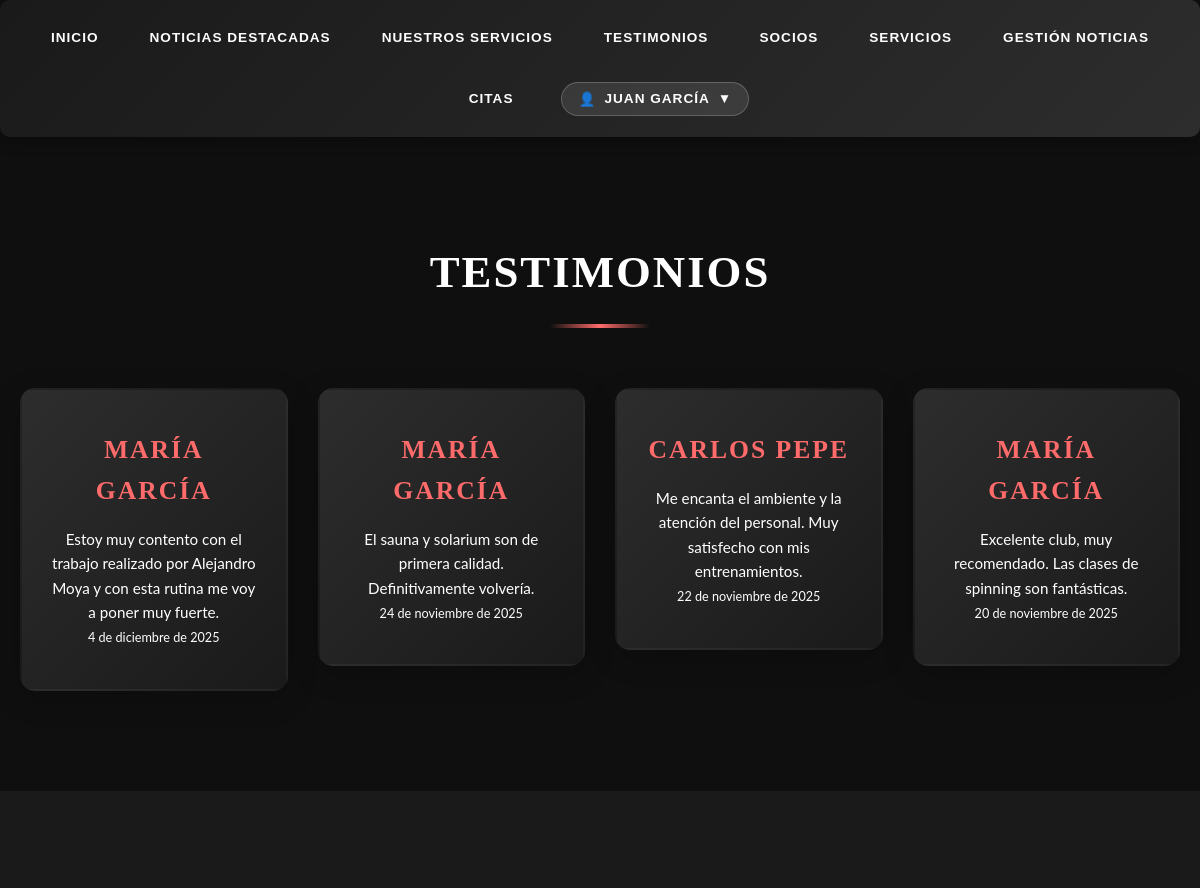
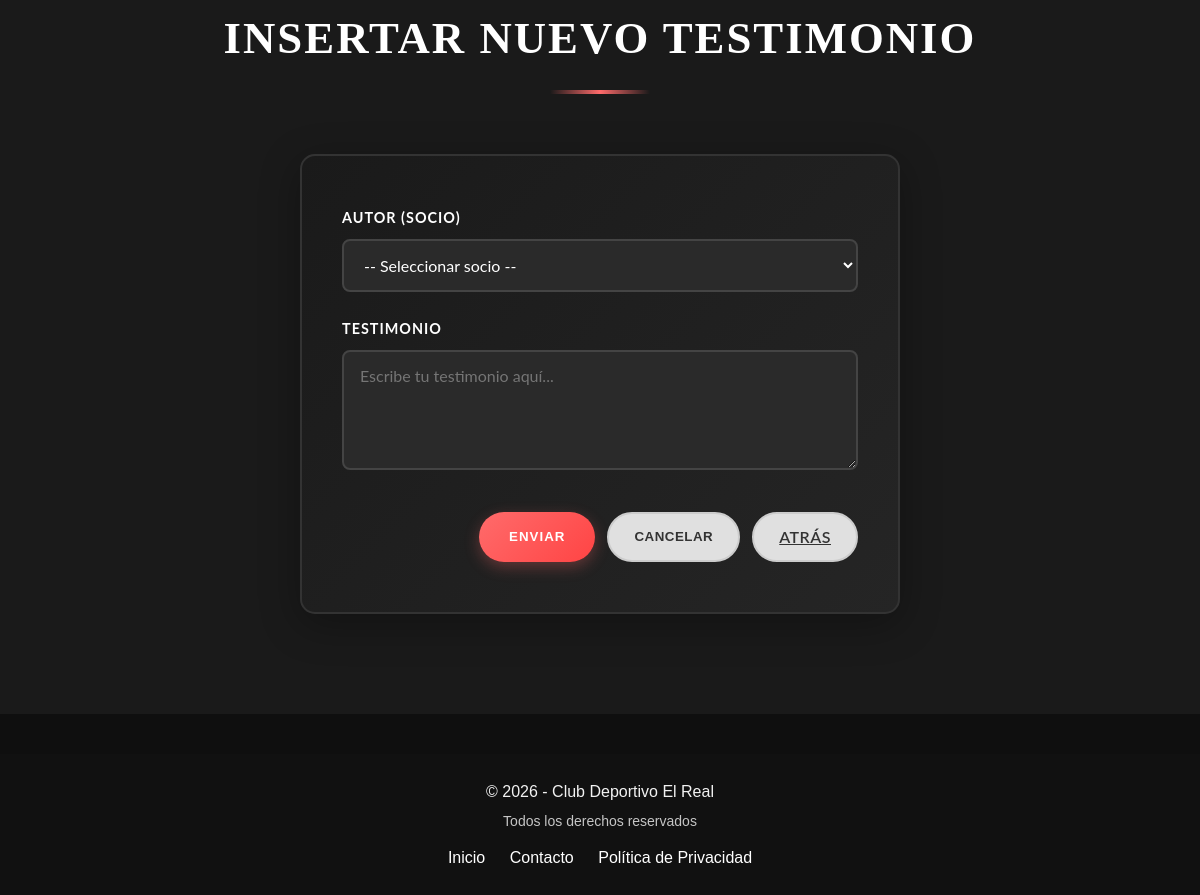
/app/testimonio.php (signed in), run on the app's committed database (2 pictures, top to bottom).
### tables this page shows
CREATE TABLE IF NOT EXISTS testimonio
(
    id INT AUTO_INCREMENT PRIMARY KEY,
    id_autor INT NOT NULL,
    contenido TEXT NOT NULL,
    fecha TIMESTAMP DEFAULT CURRENT_TIMESTAMP,
    FOREIGN KEY (id_autor) REFERENCES usuarios(id)
        ON DELETE CASCADE
);

CREATE TABLE
IF NOT EXISTS usuarios
(
    id INT AUTO_INCREMENT PRIMARY KEY,
    nombre VARCHAR(100) NOT NULL,
    edad INT,
    clave VARCHAR(255) NOT NULL,
    rol ENUM('socio','administrador', 'normal') NOT NULL DEFAULT 'socio',
    telefono VARCHAR(20) UNIQUE,
    foto VARCHAR(100),
    fecha_registro TIMESTAMP DEFAULT CURRENT_TIMESTAMP
);

### app/testimonio.php (the view, shortened to what this page needs)
<?php
require_once 'db_config.php';
?>
<!DOCTYPE html>
<html lang="es">
<head>
    <link rel="stylesheet" href="css/styles.css">
</head>
<body>
<?php
include "menu.php";
try {
    $pdo = new PDO("mysql:host=$db_host;dbname=$db_name;charset=utf8mb4", $db_user, $db_password);
    $pdo->setAttribute(PDO::ATTR_ERRMODE, PDO::ERRMODE_EXCEPTION);
} catch (PDOException $e) {
    echo '<p class="error">❌ Error de conexión: ' . htmlspecialchars($e->getMessage()) . '</p>';
    exit;
}
?>
<div class="container2">
    <main>
        <section id="listado-testimonios" class="services-section">
            <div class="container">
                <h2>Testimonios</h2>
<?php
try {
    $sql = "SELECT t.*, u.nombre AS autor
            FROM testimonio t
            JOIN usuarios u ON t.id_autor = u.id
            ORDER BY t.fecha DESC";
    $stmt = $pdo->query($sql);
    if ($stmt && $stmt->rowCount() > 0) {
        echo '<div class="services-list">';
        while ($row = $stmt->fetch(PDO::FETCH_ASSOC)) {
            $fechaObj = new DateTime($row['fecha']);
            $meses = ['enero','febrero','marzo','abril','mayo','junio','julio','agosto','septiembre','octubre','noviembre','diciembre'];
            $mes = $meses[(int)$fechaObj->format('m') - 1];
            $fechaFormato = $fechaObj->format('j') . ' de ' . $mes . ' de ' . $fechaObj->format('Y');
            echo '<article class="service-card">
                    <div class="service-item">
                        <h3>' . htmlspecialchars($row['autor']) . '</h3>
                        <p>' . htmlspecialchars($row['contenido']) . '</p>
                        <p><small>' . htmlspecialchars($fechaFormato) . '</small></p>
                    </div>
                  </article>';
        }
        echo '</div>';
    } else {
        echo '<p>No hay testimonios registrados aún.</p>';
    }
} catch (PDOException $e) {
    echo '<p class="error">❌ Error al obtener testimonios: ' . htmlspecialchars($e->getMessage()) . '</p>';
}
?>
            </div>
        </section>
        <section id="admin-testimonios">
            <div class="container">
                <h2>Insertar Nuevo Testimonio</h2>
                <form action="procesar_testimonio.php" method="post" id="testimonioForm">
                    <div class="formulario">
                        <div class="form-group">
                            <label for="id_autor">Autor (Socio)</label>
                            <select name="id_autor" id="id_autor">
                                <option value="">-- Seleccionar socio --</option>
                            </select>
                        </div>
                        <div class="form-group">
                            <label for="contenido">Testimonio</label>
                            <textarea name="contenido" id="contenido" placeholder="Escribe tu testimonio aquí..."></textarea>
                        </div>
                        <div class="form-actions">
                            <button type="submit" class="button button-primary">Enviar</button>
                            <button type="reset" class="button button-secondary">Cancelar</button>
                            <a href="paginaPrincipal.php" class="button button-secondary">Atrás</a>
                        </div>
                    </div>
                </form>
            </div>
        </section>
    </main>
</div>
<?php
include "footer.php";
?>
</body>
</html>

### app/css/styles.css (style rules this page uses)
* { margin: 0; padding: 0; box-sizing: border-box; }
.container2 { min-height: 100%; display: flex; flex-direction: column; }
html, body { height: 100%; margin: 0; padding: 0; }
body { font-family: 'Lato', sans-serif; line-height: 1.6; background-color: #0f0f0f; color: #e0e0e0; min-height: 100vh; }
main { flex: 1; }
h1, h2, h3 { font-family: 'Playfair Display', serif; color: #ffffff; text-transform: uppercase; letter-spacing: 2px; }
.container { max-width: 1200px; margin: 0 auto; padding: 0 20px; }
section { padding: 100px 0; position: relative; }
section:nth-child(even) { background: #1a1a1a; }
section:nth-child(odd) { background: #0f0f0f; }
.services-section h2, .latest-news-section h2, .appointments-section h2, .contact-section h2, section h2 { text-align: center; font-size: 2.8rem; margin-bottom: 60px; position: relative; padding-bottom: 20px; }
section:nth-child(even) h2 { color: #ffffff; }
.services-section h2::after, .latest-news-section h2::after, section h2::after { content: ''; position: absolute; bottom: 0; left: 50%; transform: translateX(-50%); width: 100px; height: 4px; background: linear-gradient(90deg, transparent 0%, #ff6b6b 50%, transparent 100%); }
.services-list { display: grid; grid-template-columns: repeat(auto-fit, minmax(250px, 1fr)); gap: 30px; align-items: stretch; }
.service-item { display: flex; flex-direction: column; background: linear-gradient(135deg, #2d2d2d 0%, #1a1a1a 100%); border-radius: 15px; padding: 40px 25px; box-shadow: 0 8px 30px rgba(0, 0, 0, 0.2); text-align: center; transition: all 0.4s ease; border: 2px solid transparent; color: #fff; position: relative; overflow: hidden; justify-content: space-between; }
.service-item::before { content: ''; position: absolute; top: 0; left: -100%; width: 100%; height: 100%; background: linear-gradient(90deg, transparent 0%, rgba(255, 107, 107, 0.3) 50%, transparent 100%); transition: left 0.6s ease; z-index: 0; }
.service-item h3 { margin-bottom: 15px; font-size: 1.6rem; color: #ff6b6b; position: relative; z-index: 1; }
.service-item p { position: relative; z-index: 1; font-size: 0.95rem; line-height: 1.6; }
.formulario { background: linear-gradient(135deg, #1a1a1a 0%, #252525 100%); padding: 50px 40px; border-radius: 15px; box-shadow: 0 10px 40px rgba(0, 0, 0, 0.3); max-width: 600px; margin: 0 auto; border: 2px solid #333333; }
.formulario .form-group { margin-bottom: 25px; }
.formulario label { display: block; margin-bottom: 10px; font-weight: 700; color: #ffffff; text-transform: uppercase; font-size: 0.9rem; letter-spacing: 1px; }
.formulario input, .formulario select, .formulario textarea { width: 100%; padding: 14px 16px; border-radius: 8px; border: 2px solid #444444; font-size: 1rem; font-family: 'Lato', sans-serif; transition: all 0.3s ease; background-color: #2a2a2a; color: #ffffff; }
.formulario textarea { resize: vertical; min-height: 120px; }
.form-actions { display: flex; gap: 12px; justify-content: flex-end; margin-top: 35px; }
.button-primary { background: linear-gradient(135deg, #ff6b6b 0%, #ff4444 100%); color: #fff; border: none; padding: 12px 30px; border-radius: 25px; font-weight: 700; text-transform: uppercase; letter-spacing: 1px; cursor: pointer; transition: all 0.3s ease; box-shadow: 0 5px 15px rgba(255, 107, 107, 0.3); }
.button-secondary { background-color: #e0e0e0; color: #333; border: 2px solid #ccc; padding: 10px 25px; border-radius: 25px; font-weight: 600; text-transform: uppercase; letter-spacing: 0.5px; cursor: pointer; transition: all 0.3s ease; }

### data on the page
testimonio: id_autor.nombre "MARÍA GARCÍA", contenido "Estoy muy contento con el trabajo realizado por Alejandro Moya y con esta rutina me voy a poner muy fuerte.", fecha "4 de diciembre de 2025"
testimonio: id_autor.nombre "MARÍA GARCÍA", contenido "El sauna y solarium son de primera calidad. Definitivamente volvería.", fecha "24 de noviembre de 2025"
testimonio: id_autor.nombre "CARLOS PEPE", contenido "Me encanta el ambiente y la atención del personal. Muy satisfecho con mis entrenamientos.", fecha "22 de noviembre de 2025"
testimonio: id_autor.nombre "MARÍA GARCÍA", contenido "Excelente club, muy recomendado. Las clases de spinning son fantásticas.", fecha "20 de noviembre de 2025"

### other printed values
$_SESSION['username'] "JUAN GARCÍA"
